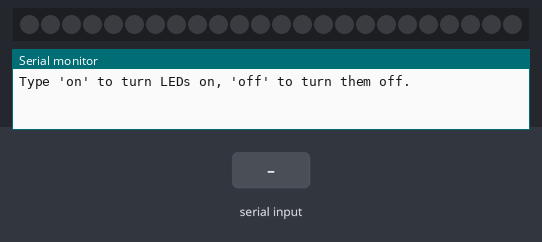
This sketch was run on a simulated Arduino Uno, built with avr-gcc and run on an emulated ATmega328P. Shown: 24 RGB LEDs in strip order, left to right, the last lines printed to the serial monitor. Inputs (shaded band) come from the test bench. Dim RGB values are drawn brighter than linear.

Above: at 1.2 s.
1.3 s: "on\n" received over Serial
At 2.4 s:
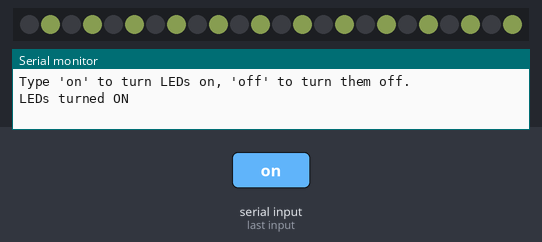
2.8 s: "off\n" received over Serial
At 3.6 s:
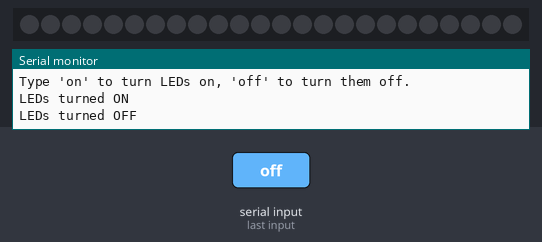
Timing chart, 0 to 5.8 s (numbered marks = the images above; inputs shaded):
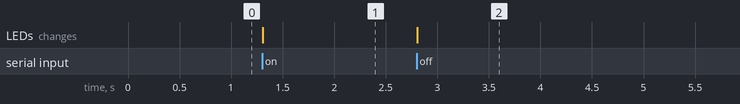

The sketch:

WS2812.ino
```cpp
#include <Adafruit_NeoPixel.h>

#define LED_PIN     6
#define NUMPIXELS   24
#define BRIGHTNESS  30

Adafruit_NeoPixel strip(NUMPIXELS, LED_PIN, NEO_GRB + NEO_KHZ800);

bool ledsOn = false;

void setup() {
  Serial.begin(9600); // Start serial communication
  strip.begin();
  strip.setBrightness(BRIGHTNESS);
  strip.clear();
  strip.show();

  Serial.println("Type 'on' to turn LEDs on, 'off' to turn them off.");
}

void loop() {
  if (Serial.available() > 0) {
    String command = Serial.readStringUntil('\n');
    command.trim();

    if (command == "on") {
      ledsOn = true;

      for (int i = 1; i < NUMPIXELS; i += 2) {
        strip.setPixelColor(i, strip.Color(210, 245, 125));
      }

      strip.show();
      Serial.println("LEDs turned ON");
    } else if (command == "off") {
      ledsOn = false;
      strip.clear();
      strip.show();
      Serial.println("LEDs turned OFF");
    } else {
      Serial.println("Unknown command. Type 'on' or 'off'.");
    }
  }
}
```

Measured:
- after the input at 1.3 s, the LEDs: change at once (image 1)
- after the input at 2.8 s, the LEDs: change at once (image 2)
